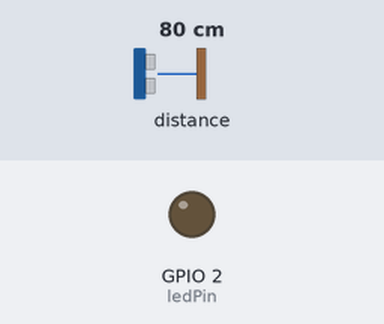
Recording of a sketch running on a simulated ESP8266 (NodeMCU). Shown: output pins drawn as LEDs (lit = HIGH). The test bench sets the inputs (shaded band); at power-on: distance to the obstacle 80 cm. The echo pulse lasts 58.3 µs per cm; WiFi joins after 1.5 s; servers stay silent unless stated; what the sketch prints to the serial monitor is not drawn.

Above: at 2.1 s.
At 6.9 s:
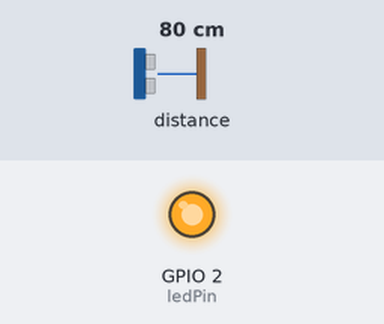
Timing chart, 0 to 8.9 s (numbered marks = the images above):
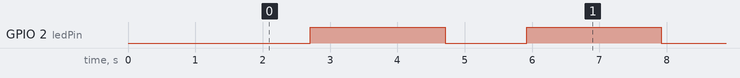

Measured:
- by itself, GPIO 2 (ledPin): alternates HIGH for 2.0 s and LOW for 1.2 s

The sketch:

wastwifclient.ino
```cpp
/*  Connects to the home WiFi network
 *  Asks some network parameters
 *  Sends and receives message from the server in every 2 seconds
 *  Communicates: wifi_server_01.ino
 */
#include <SPI.h>
#include <ESP8266WiFi.h>

byte ledPin = 2;
char ssid[] = "g1";           // SSID of your home WiFi
char pass[] = "123456789";            // password of your home WiFi
const int trigPin = 2;
const int echoPin = 0;
unsigned long askTimer = 0;
long duration;
int distance;

IPAddress server(192,168,4,1);       // the fix IP address of the server
WiFiClient client;

void setup() {
  pinMode(trigPin, OUTPUT); // Sets the trigPin as an Output
pinMode(echoPin, INPUT); // Sets the echoPin as an Input
  Serial.begin(9600);


  // only for debug
  WiFi.begin(ssid, pass);             // connects to the WiFi router
  while (WiFi.status() != WL_CONNECTED) {
    Serial.print(".");
    delay(500);
  }
/*  Serial.println("Connected to wifi");
  Serial.print("Status: "); Serial.println(WiFi.status());    // Network parameters
  Serial.print("IP: ");     Serial.println(WiFi.localIP());
  Serial.print("Subnet: "); Serial.println(WiFi.subnetMask());
  Serial.print("Gateway: "); Serial.println(WiFi.gatewayIP());
  Serial.print("SSID: "); Serial.println(WiFi.SSID());
  Serial.print("Signal: "); Serial.println(WiFi.RSSI());*/
  pinMode(ledPin, OUTPUT);
}

void loop () {

  digitalWrite(trigPin, LOW);
delayMicroseconds(2);
// Sets the trigPin on HIGH state for 10 micro seconds
digitalWrite(trigPin, HIGH);
delayMicroseconds(10);
digitalWrite(trigPin, LOW);
// Reads the echoPin, returns the sound wave travel time in microseconds
duration = pulseIn(echoPin, HIGH);
// Calculating the distance
distance= duration*0.034/2;
// Prints the distance on the Serial Monitor
 Serial.println("dist: ");
 Serial.println(String(distance));
  client.connect(server, 80);   // Connection to the server
  digitalWrite(ledPin, LOW);    // to show the communication only (inverted logic)
  Serial.println(".");
  client.println("<3,22,222,"+String(distance)+">");  // sends the message to the server
  String answer = client.readStringUntil('\r');   // receives the answer from the sever
  Serial.println("from server: " + answer);
  client.flush();
  digitalWrite(ledPin, HIGH);
  delay(2000);                  // client will trigger the communication after two seconds
}
```
